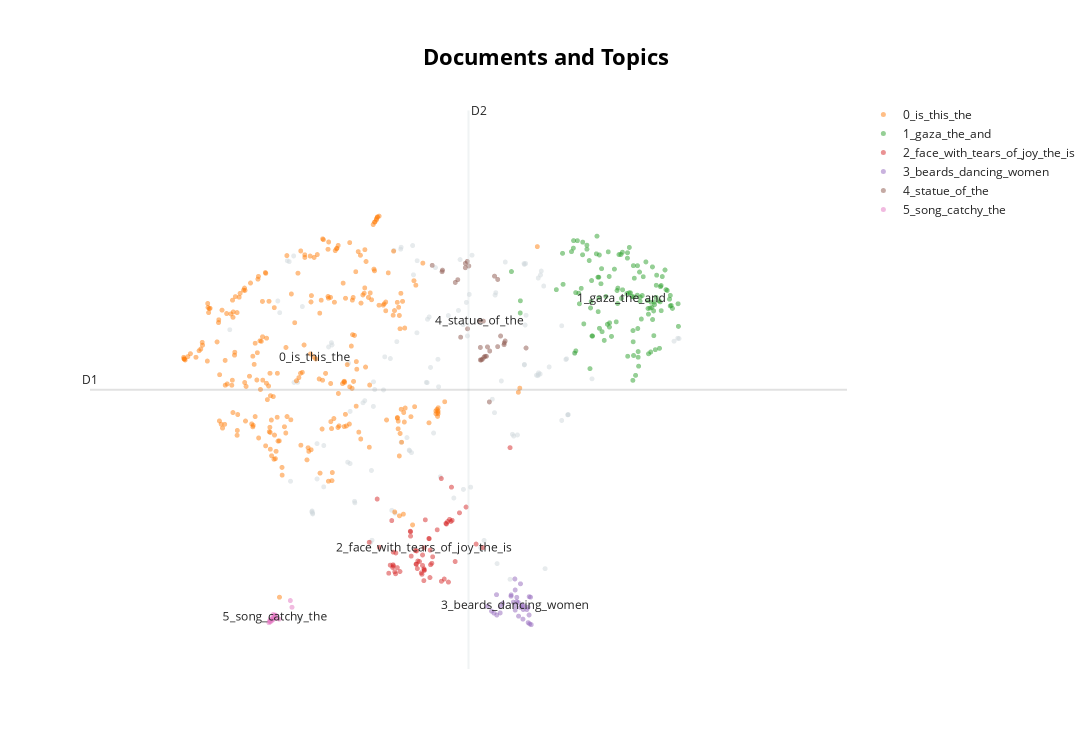
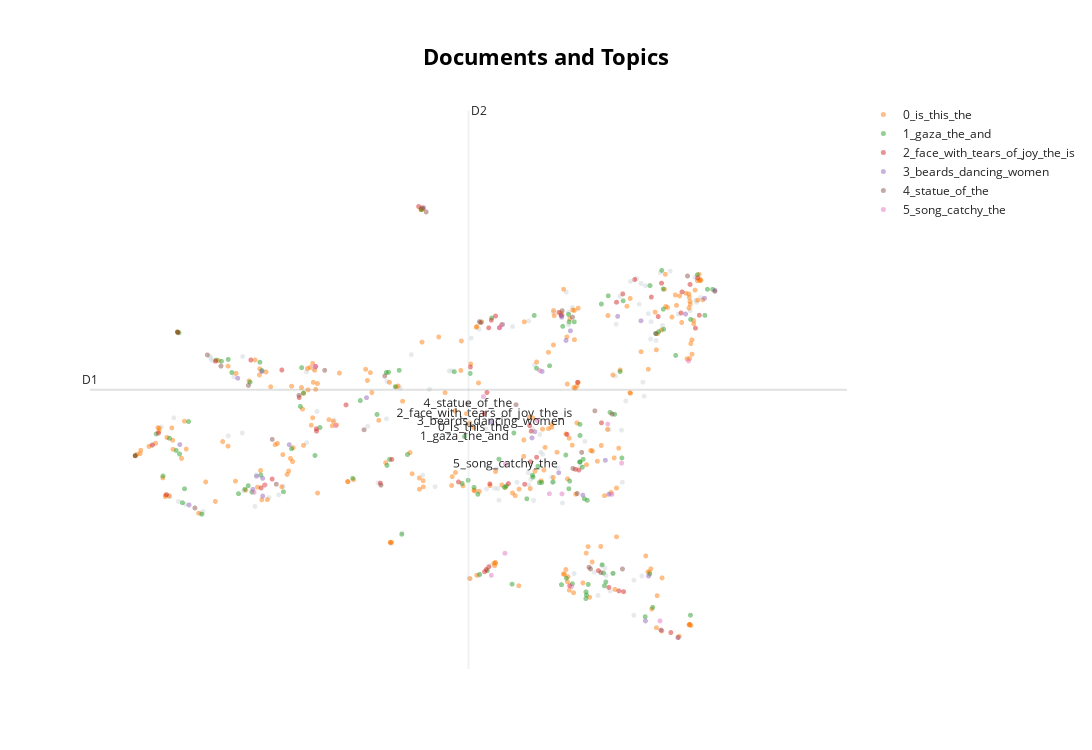
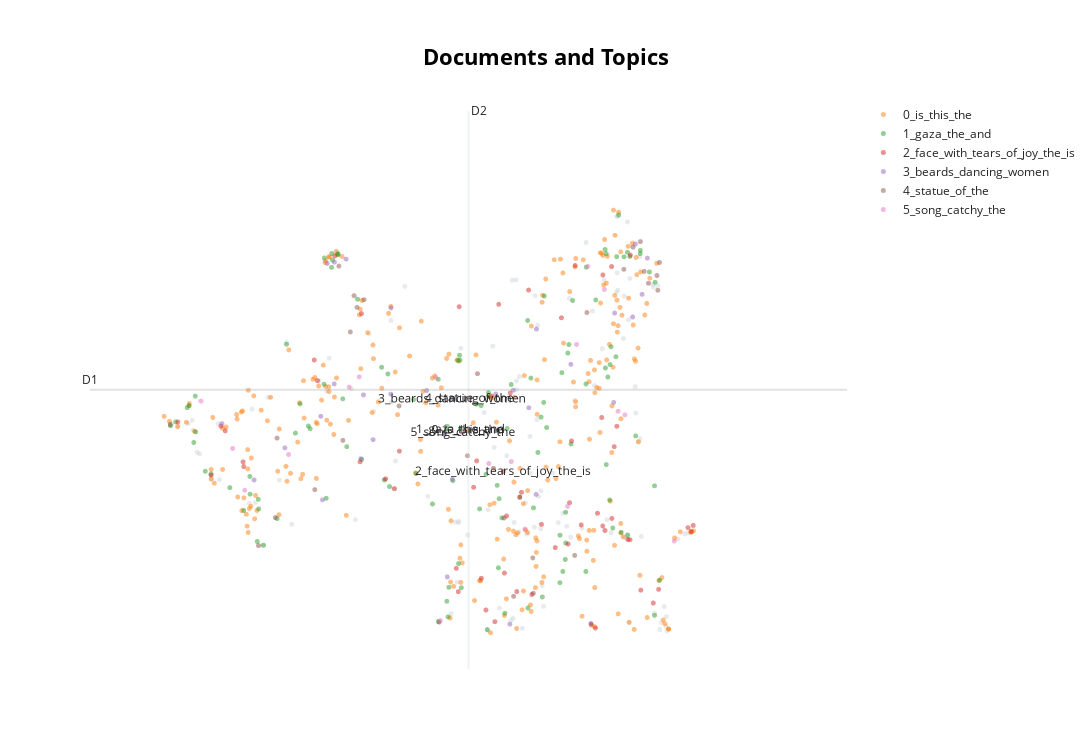

The notebook cell saved with these charts, in order:
### Code cell
dfs1 = {
    'trump_gaza_1000.csv': dfs['../datasets/youtube-comments\\trump_gaza_1000.csv'], 
    'JH_new_wars_1000': dfs['../datasets/youtube-comments\\JH_new_wars_1000.csv'],
    'jack_vs_calley_1000': dfs['../datasets/youtube-comments\\jack_vs_calley_1000.csv']
    }
for df_name, df in dfs1.items():
    print(f"Processing {df_name}...")
    topics, probs = bertopic_model.transform(df['cleaned_text'].tolist())
    fig = bertopic_model.visualize_documents(docs=df['cleaned_text'].tolist(), topics=topics, custom_labels=df['text'].tolist())
    fig.show()
